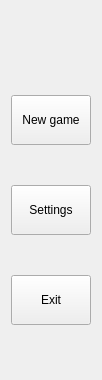
<?xml version="1.0" encoding="UTF-8"?>
<ui version="4.0">
 <class>Menu</class>
 <widget class="QWidget" name="Menu">
  <property name="geometry">
   <rect>
    <x>0</x>
    <y>0</y>
    <width>100</width>
    <height>380</height>
   </rect>
  </property>
  <property name="windowTitle">
   <string>Menu</string>
  </property>
  <layout class="QVBoxLayout" name="verticalLayout_2">
   <item>
    <layout class="QVBoxLayout" name="menuLaout">
     <property name="spacing">
      <number>40</number>
     </property>
     <item>
      <spacer name="verticalSpacer">
       <property name="orientation">
        <enum>Qt::Vertical</enum>
       </property>
       <property name="sizeType">
        <enum>QSizePolicy::Fixed</enum>
       </property>
       <property name="sizeHint" stdset="0">
        <size>
         <width>20</width>
         <height>40</height>
        </size>
       </property>
      </spacer>
     </item>
     <item>
      <widget class="QPushButton" name="newGameBtn">
       <property name="minimumSize">
        <size>
         <width>0</width>
         <height>40</height>
        </size>
       </property>
       <property name="maximumSize">
        <size>
         <width>100</width>
         <height>50</height>
        </size>
       </property>
       <property name="layoutDirection">
        <enum>Qt::LeftToRight</enum>
       </property>
       <property name="text">
        <string>New game</string>
       </property>
      </widget>
     </item>
     <item>
      <widget class="QPushButton" name="settingsBtn">
       <property name="minimumSize">
        <size>
         <width>0</width>
         <height>40</height>
        </size>
       </property>
       <property name="maximumSize">
        <size>
         <width>100</width>
         <height>50</height>
        </size>
       </property>
       <property name="text">
        <string>Settings</string>
       </property>
      </widget>
     </item>
     <item>
      <widget class="QPushButton" name="exitBtn">
       <property name="minimumSize">
        <size>
         <width>0</width>
         <height>40</height>
        </size>
       </property>
       <property name="maximumSize">
        <size>
         <width>100</width>
         <height>50</height>
        </size>
       </property>
       <property name="text">
        <string>Exit</string>
       </property>
      </widget>
     </item>
    </layout>
   </item>
  </layout>
 </widget>
 <layoutdefault spacing="6" margin="11"/>
 <resources/>
 <connections/>
</ui>
